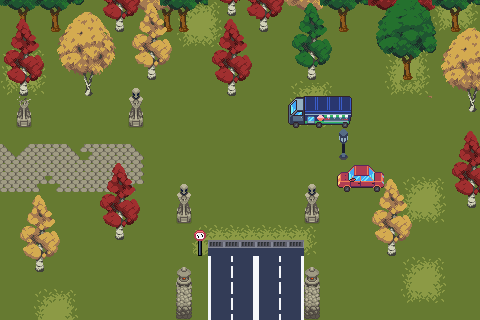

A 2D game scene composited from a Tiled map and its tileset images. What follows is a short description and the map's XML, with each tile layer's data collapsed to a summary:
An orthogonal 30x20 tile map with 16x16 px tiles, 3 tile layers (BackGround, FirstDetails, SecondDetails), 5 tilesets and 28 objects.

<map version="1.10" tiledversion="1.10.1" class="Map" orientation="orthogonal" renderorder="right-down" width="30" height="20" tilewidth="16" tileheight="16" infinite="0" nextlayerid="6" nextobjectid="32">
 <tileset firstgid="1" name="Environment" tilewidth="16" tileheight="16" tilecount="36" columns="6">
  <image source="Environment.png" width="96" height="96" />
 </tileset>
 <tileset firstgid="37" name="Ground Tileset" tilewidth="16" tileheight="16" tilecount="330" columns="22">
  <image source="Ground Tileset.png" width="352" height="240" />
 </tileset>
 <tileset firstgid="367" name="Stone Path Tileset" tilewidth="16" tileheight="16" tilecount="9" columns="3">
  <image source="Stone Path Tileset.png" width="48" height="48" />
 </tileset>
 <tileset firstgid="376" name="Trees" tilewidth="16" tileheight="16" tilecount="546" columns="26">
  <image source="Trees.png" width="416" height="336" />
 </tileset>
 <tileset firstgid="922" name="CP_V1.0.4" tilewidth="16" tileheight="16" tilecount="4096" columns="64">
  <image source="CP_V1.0.4.png" width="1024" height="1024" />
 </tileset>
 <layer id="1" name="BackGround" width="30" height="20">
  <properties>
   <property name="Draw" type="bool" value="true" />
  </properties>
  <data>[600 cells, 600 non-empty, 19 distinct tile ids]</data>
 </layer>
 <layer id="2" name="FirstDetails" width="30" height="20">
  <properties>
   <property name="Draw" type="bool" value="true" />
  </properties>
  <data>[600 cells, 174 non-empty, 87 distinct tile ids]</data>
 </layer>
 <layer id="3" name="SecondDetails" width="30" height="20">
  <properties>
   <property name="Draw" type="bool" value="true" />
  </properties>
  <data>[600 cells, 181 non-empty, 104 distinct tile ids]</data>
 </layer>
 <objectgroup id="4" name="Wall">
  <object id="1" x="0" y="192" width="1" height="128" />
  <object id="2" x="0" y="0" width="480" height="31.4447" />
  <object id="3" x="0" y="80" width="1" height="64" />
  <object id="4" x="479" y="80" width="1" height="240" />
  <object id="5" x="304.691" y="319" width="175.309" height="1" />
  <object id="6" x="0" y="319" width="207.174" height="1" />
  <object id="7" x="176" y="280" width="16" height="39" />
  <object id="8" x="304" y="280" width="16" height="39" />
  <object id="9" x="304" y="192" width="16" height="32" />
  <object id="10" x="176" y="192" width="16" height="32" />
  <object id="11" x="16" y="96" width="16" height="32" />
  <object id="12" x="78.9031" y="80.4807" width="16" height="16" />
  <object id="13" x="128" y="96" width="16" height="32" />
  <object id="16" x="288.196" y="95.5193" width="63.5938" height="30.9031" />
  <object id="18" x="464" y="192" width="16" height="16" />
  <object id="19" x="384" y="240" width="16" height="16" />
  <object id="20" x="112" y="224" width="16" height="16" />
  <object id="23" x="16.0373" y="79.9764" width="16" height="16" />
  <object id="24" x="143.435" y="64.5925" width="16" height="16" />
  <object id="25" x="223.719" y="81.8993" width="16" height="16" />
  <object id="26" x="304.004" y="64.5925" width="16" height="16" />
  <object id="27" x="399.672" y="57.8621" width="16" height="23.6919" />
  <object id="28" x="464.572" y="89.5913" width="16" height="22.2497" />
  <object id="29" x="336.935" y="164.347" width="46.7677" height="26.5764" />
  <object id="30" x="30.9404" y="256.891" width="16" height="16" />
  <object id="31" x="196.317" y="240.064" width="7.34659" height="16" />
 </objectgroup>
 <objectgroup id="5" name="ChangeScene">
  <object id="21" x="0" y="144" width="1" height="48" />
  <object id="22" x="208.135" y="319" width="96.5553" height="1" />
 </objectgroup>
</map>
